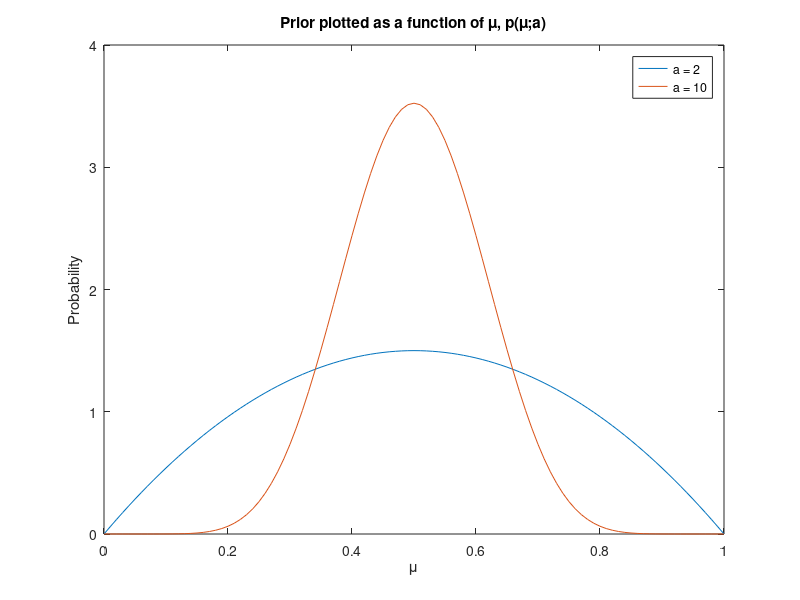

Recreate this plot in MATLAB.
% FILE: q4d.m
% AUTHOR: Chris Hoder
% COSC 74
% 1/30/2013

%% Part D
%  plot in a single figure the prior for a=2 and a=10.
close all; clear all
a = [2 10];
z = [1/6 1/923780];
mu = 0:.01:1;
P = zeros(max(size(mu)), 2);
%for the 2 values of a
for j = 1:2,
    for i=1:max(size(mu)),
        %determine the prior for each value of mu
       p(i,j) = (1/z(j))*(mu(i)^(a(j)-1))*(1-mu(i))^(a(j)-1);
    end
end

%plot
plot(mu, p)
legend('a = 2','a = 10');
title('Prior plotted as a function of \mu, p(\mu;a)')
xlabel('\mu');
ylabel('Probability')

